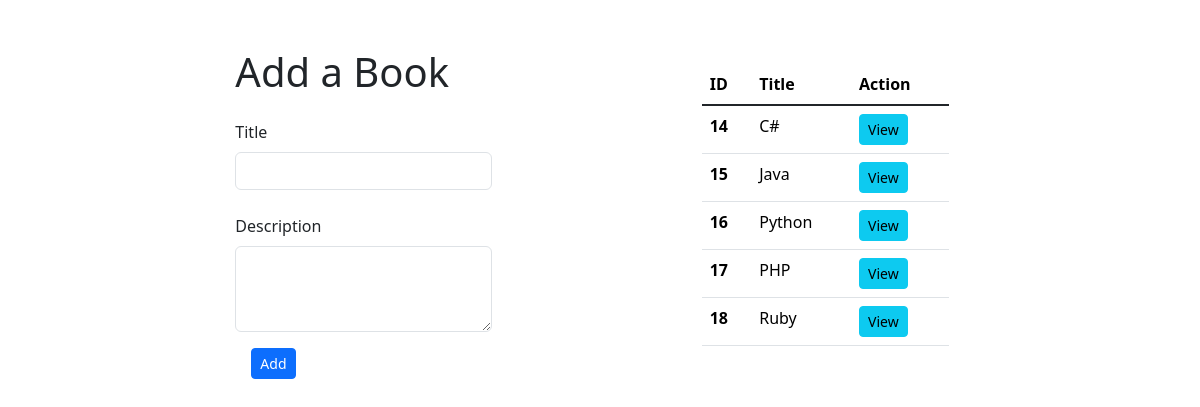
Before: / with the older database file.
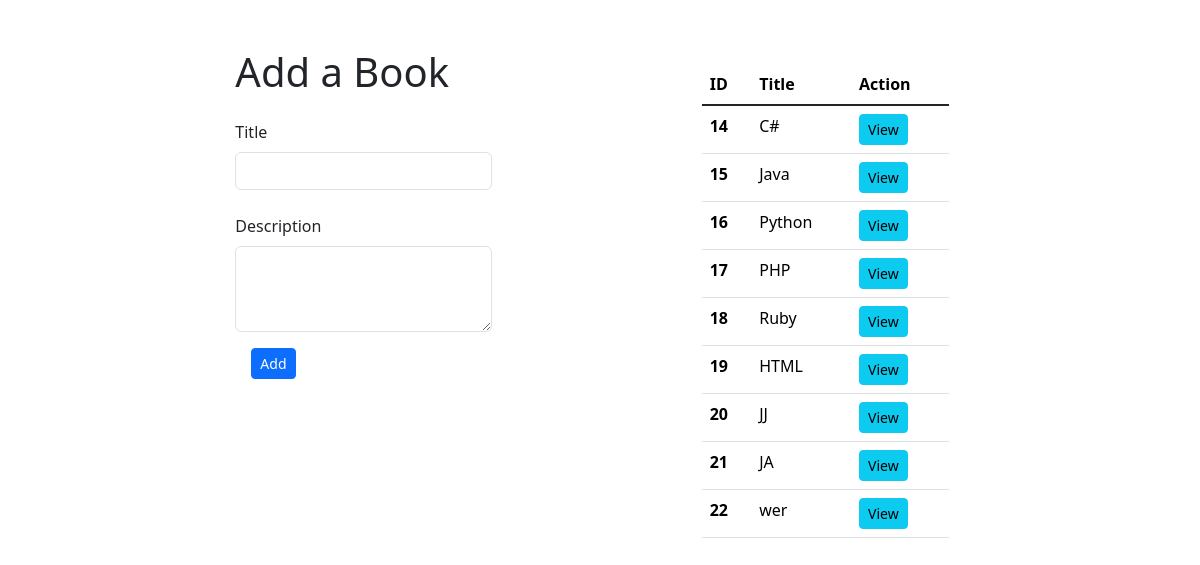
After: the same page with the newer database file.
### books_authors_app/models.py (models this page shows, shortened)
class Book(models.Model):
  title = models.CharField(max_length=225)
  desc = models.TextField()
  created_at = models.DateTimeField(auto_now_add=True)
  updated_at = models.DateTimeField(auto_now=True)

### books_authors_app/views.py (the view)
# urls.py: path('', views.index_book),
def index_book(request):
  context={
    'books':all_books(),
  }
  return render(request,'books.html',context)

### books_authors_app/models.py (called while the page is built)
def all_books():
  return Book.objects.all()

### books_authors_app/templates/books.html (shortened to what this page needs)
<!DOCTYPE html>
<html lang="en">
<head>
  {% load static %}
  <link href="https://cdn.jsdelivr.net/npm/bootstrap@5.3.3/dist/css/bootstrap.min.css" rel="stylesheet"
>
</head>
<body>
  <div class="container my-5 ">
    <div class="d-flex justify-content-evenly">
      <div>
        <h1 class="mb-4">Add a Book</h1>
          <form action="/register_book_form" method="post">
            <div class="mb-4">
          <label for="title" class="form-label">Title</label>
          <input type="text" class="form-control" id="title" name="title">
        </div>
        <div class="mb-3">
          <label for="desc" class="form-label">Description</label>
          <textarea class="form-control" id="desc" rows="3" name="desc"></textarea>
          <button type="submit" class="btn btn-primary btn-sm m-3">Add</button>
        </form>
        </div>
      </div>
      <div class="w-25 p-3 h-auto d-inline-block">
        <table class="table">
          <thead>
            <tr>
              <th scope="col">ID</th>
              <th scope="col">Title</th>
              <th scope="col">Action</th>
            </tr>
          </thead>
          <tbody class="table-group-divider">
            {% for book in books%}
            <tr>
              <th scope="row">{{book.id}}</th>
              <td>{{book.title}}</td>
              <td>
                <form action="/books/{{book.id}}" method="post">
                  <button type="submit" class="btn btn-info btn-sm">View</button></form>
            </td>
            </tr>
            {% endfor %}
          </tbody>
        </table>
      </div>
    </div>
</body>
</html>

Changed rows visible on the page:
added Book: id "19", title "HTML"
added Book: id "20", title "JJ"
added Book: id "21", title "JA"
added Book: id "22", title "wer"
